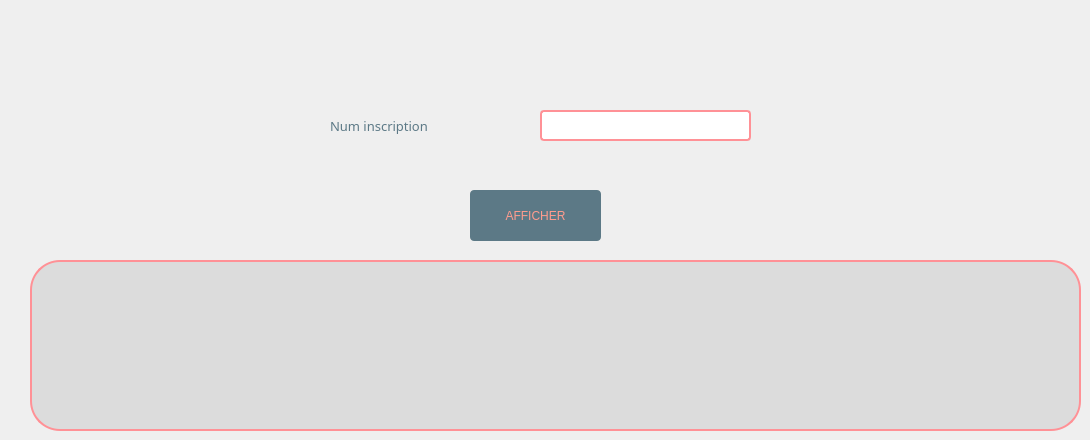
         <widget class="QWidget" name="tab_22">
          <attribute name="title">
           <string>Recherche par numero inscription</string>
          </attribute>
          <widget class="QLineEdit" name="ni_affiche">
           <property name="geometry">
            <rect>
             <x>540</x>
             <y>110</y>
             <width>211</width>
             <height>31</height>
            </rect>
           </property>
           <property name="styleSheet">
            <string notr="true">color: rgb(92, 121, 134);
font: 10pt &quot;Tw Cen MT Condensed Extra Bold&quot;;
border: 2px solid rgb(255, 145, 150);
border-radius: 4px;
</string>
           </property>
          </widget>
          <widget class="QLabel" name="label_23">
           <property name="geometry">
            <rect>
             <x>330</x>
             <y>80</y>
             <width>231</width>
             <height>91</height>
            </rect>
           </property>
           <property name="font">
            <font>
             <family>Segoe UI Black</family>
             <pointsize>10</pointsize>
             <weight>10</weight>
             <italic>false</italic>
             <bold>false</bold>
            </font>
           </property>
           <property name="styleSheet">
            <string notr="true">color: rgb(92, 121, 134);</string>
           </property>
           <property name="text">
            <string>Num inscription</string>
           </property>
          </widget>
          <widget class="QLabel" name="label_47">
           <property name="geometry">
            <rect>
             <x>30</x>
             <y>260</y>
             <width>1051</width>
             <height>171</height>
            </rect>
           </property>
           <property name="styleSheet">
            <string notr="true">background-color:rgba(0,0, 0, 20);
font: 87 10pt &quot;Segoe UI Black&quot;;
color: rgb(92, 121, 134);
border-radius: 30px;
border: 2px solid rgb(255, 145, 150);</string>
           </property>
           <property name="text">
            <string/>
           </property>
          </widget>
          <widget class="QPushButton" name="afficher2">
           <property name="geometry">
            <rect>
             <x>470</x>
             <y>190</y>
             <width>131</width>
             <height>51</height>
            </rect>
           </property>
           <property name="styleSheet">
            <string notr="true">color: rgb(67, 87, 97);
selection-color: rgb(255, 255, 255);
selection-color: rgb(85, 170, 255);
selection-color: rgb(255, 114, 94);
selection-background-color: rgb(158, 109, 96);
selection-color: qlineargradient(spread:pad, x1:0, y1:0, x2:1, y2:0, stop:0 rgba(0, 0, 0, 255), stop:1 rgba(255, 255, 255, 255));
color: qlineargradient(spread:pad, x1:0, y1:0, x2:1, y2:0, stop:0 rgba(0, 0, 0, 255), stop:1 rgba(255, 255, 255, 255));
border-bottom-color: rgb(157, 109, 96);
alternate-background-color: rgb(156, 107, 94);
color: rgb(255, 156, 142);
background-color: rgb(255, 156, 142);
border-radius: 4px;
font: 87 12pt &quot;Segoe UI Black&quot;;
background-color: rgb(92, 121, 134);</string>
           </property>
           <property name="text">
            <string>AFFICHER</string>
           </property>
          </widget>
          <widget class="QLabel" name="erreurni_affiche">
           <property name="geometry">
            <rect>
             <x>540</x>
             <y>140</y>
             <width>221</width>
             <height>16</height>
            </rect>
           </property>
           <property name="styleSheet">
            <string notr="true">color: rgb(255, 156, 142);
font: 87 9pt &quot;Segoe UI Black&quot;;
</string>
           </property>
           <property name="text">
            <string/>
           </property>
          </widget>
         </widget>
